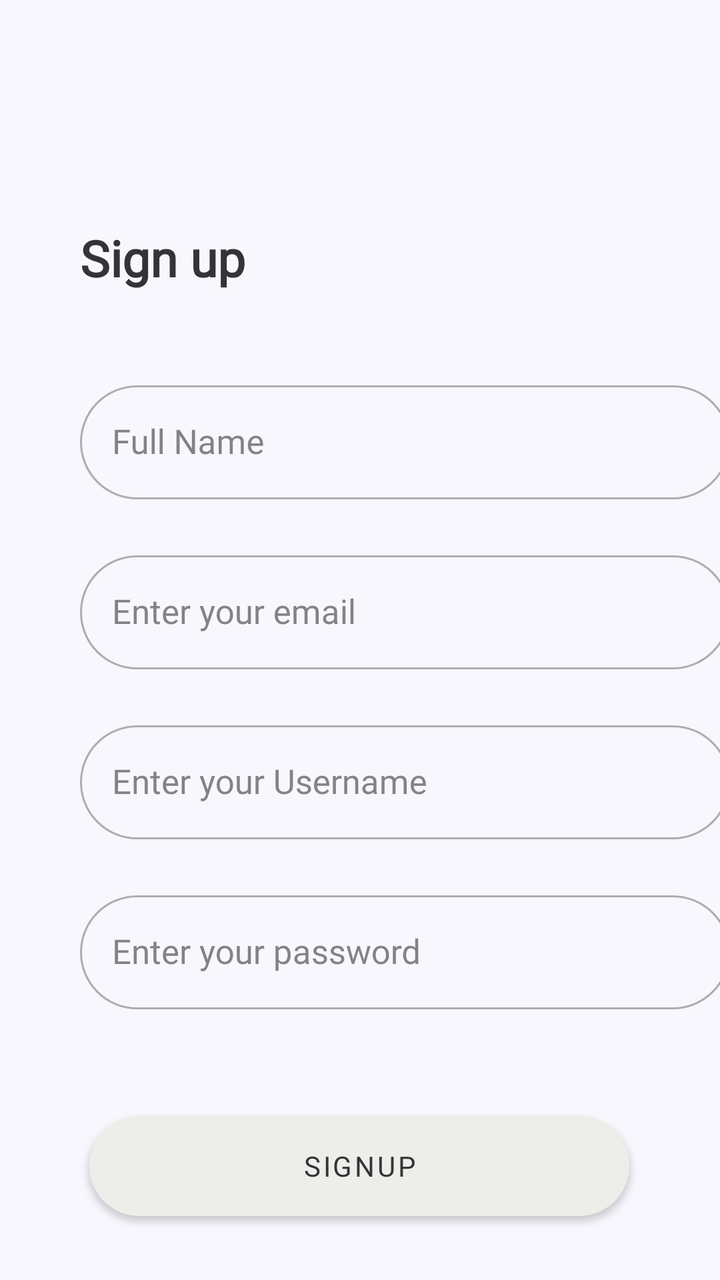
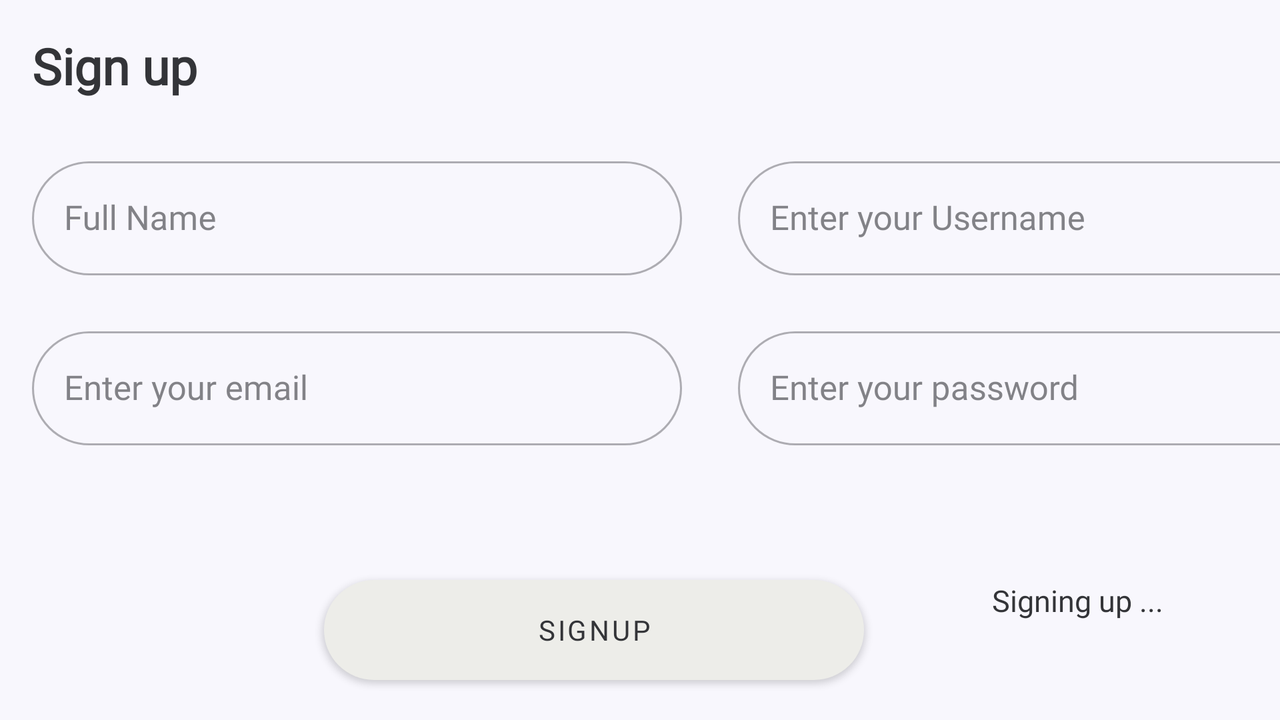

Compare how this app lays out the same screen by default and in its alternative resource folder. The renders come first, then the two layout files and the values they reference.
<!-- AndroidManifest.xml: application theme MainTheme -->
<!-- res/layout/activity_signup.xml -->
<?xml version="1.0" encoding="utf-8"?>
<androidx.constraintlayout.widget.ConstraintLayout
    xmlns:android="http://schemas.android.com/apk/res/android"
    xmlns:app="http://schemas.android.com/apk/res-auto"
    xmlns:tools="http://schemas.android.com/tools"
    android:layout_width="match_parent"
    android:layout_height="match_parent"
    tools:context="com.example.marketinganalyzer.Activities.SignupActivity">


    <TextView
        android:id="@+id/text_signup"
        android:layout_width="@dimen/activity_title_width"
        android:layout_height="@dimen/activity_title_height"
        android:layout_marginStart="@dimen/activity_title_left_margin"
        android:layout_marginTop="@dimen/activity_title_top_margin"
        android:text="@string/signup_text_title"
        android:textAppearance="?attr/textAppearanceHeadline2"
        app:layout_constraintStart_toStartOf="parent"
        app:layout_constraintTop_toTopOf="parent" />

    <com.google.android.material.textfield.TextInputLayout
        android:id="@+id/signup_text_name"
        style="@style/Widget.MainTheme.TextInputLayout"
        android:layout_width="@dimen/input_text_layout_width"
        android:layout_height="@dimen/input_text_layout_height"
        android:layout_marginTop="28dp"
        android:ems="10"
        android:hint="@string/signup_text_name_hint"
        android:inputType="textPersonName"
        android:visibility="visible"
        app:layout_constraintStart_toStartOf="@+id/text_signup"
        app:layout_constraintTop_toBottomOf="@+id/text_signup">

        <com.google.android.material.textfield.TextInputEditText
            style="@style/MainTheme.TextAppearanceTextFields"
            android:layout_width="match_parent"
            android:layout_height="@dimen/input_text_height"
            android:inputType="textPersonName" />
    </com.google.android.material.textfield.TextInputLayout>

    <com.google.android.material.textfield.TextInputLayout
        android:id="@+id/signup_text_email"
        style="@style/Widget.MainTheme.TextInputLayout"
        android:layout_width="@dimen/input_text_layout_width"
        android:layout_height="@dimen/input_text_layout_height"
        android:layout_marginTop="@dimen/input_text_layout_margin_top"
        android:ems="10"
        android:hint="@string/signup_text_email_hint"
        android:inputType="textPersonName"
        android:visibility="visible"
        app:layout_constraintStart_toStartOf="@+id/signup_text_name"
        app:layout_constraintTop_toBottomOf="@+id/signup_text_name">

        <com.google.android.material.textfield.TextInputEditText
            style="@style/MainTheme.TextAppearanceTextFields"
            android:layout_width="match_parent"
            android:layout_height="@dimen/input_text_height"
            android:inputType="textPersonName" />
    </com.google.android.material.textfield.TextInputLayout>

    <com.google.android.material.textfield.TextInputLayout
        android:id="@+id/signup_text_username"
        style="@style/Widget.MainTheme.TextInputLayout"
        android:layout_width="@dimen/input_text_layout_width"
        android:layout_height="@dimen/input_text_layout_height"
        android:layout_marginTop="@dimen/input_text_layout_margin_top"
        android:ems="10"
        android:hint="@string/signup_text_username_hint"
        android:inputType="textPersonName"
        android:visibility="visible"
        app:layout_constraintStart_toStartOf="@+id/signup_text_email"
        app:layout_constraintTop_toBottomOf="@+id/signup_text_email">

        <com.google.android.material.textfield.TextInputEditText
            style="@style/MainTheme.TextAppearanceTextFields"
            android:layout_width="match_parent"
            android:layout_height="@dimen/input_text_height"
            android:inputType="textPersonName" />
    </com.google.android.material.textfield.TextInputLayout>

    <com.google.android.material.textfield.TextInputLayout
        android:id="@+id/signup_text_password"
        style="@style/Widget.MainTheme.TextInputLayout"
        android:layout_width="@dimen/input_text_layout_width"
        android:layout_height="@dimen/input_text_layout_height"
        android:layout_marginTop="@dimen/input_text_layout_margin_top"
        android:ems="10"
        android:hint="@string/signup_text_password_hint"
        android:inputType="textPersonName"
        android:visibility="visible"
        app:layout_constraintStart_toStartOf="@+id/signup_text_username"
        app:layout_constraintTop_toBottomOf="@+id/signup_text_username">

        <com.google.android.material.textfield.TextInputEditText
            style="@style/MainTheme.TextAppearanceTextFields"
            android:layout_width="match_parent"
            android:layout_height="@dimen/input_text_height"
            android:inputType="textPassword" />
    </com.google.android.material.textfield.TextInputLayout>

    <Button
        android:id="@+id/signup_button_signup"
        style="@style/Widget.MainTheme.Button.TypeA"
        android:layout_width="@dimen/button_submit_width"
        android:layout_height="@dimen/button_submit_height"
        android:layout_marginBottom="@dimen/button_submit_margin_buttom"
        android:text="@string/signup_button_signup"
        app:layout_constraintBottom_toBottomOf="parent"
        app:layout_constraintEnd_toEndOf="parent"
        app:layout_constraintHorizontal_bias="0.496"
        app:layout_constraintStart_toStartOf="parent" />

    <TextView
        android:id="@+id/signup_text_signing_up"
        android:layout_width="204dp"
        android:layout_height="45dp"
        android:layout_marginTop="72dp"
        android:layout_marginEnd="60dp"
        android:text="@string/signup_text_signing_up"
        android:textAppearance="?attr/textAppearanceBody1"
        app:layout_constraintEnd_toEndOf="@+id/signup_text_password"
        app:layout_constraintTop_toBottomOf="@+id/signup_text_password" />

</androidx.constraintlayout.widget.ConstraintLayout>
<!-- resources referenced by this layout -->
<resources>
  <dimen name="activity_title_height">46dp</dimen>
  <dimen name="activity_title_left_margin">40dp</dimen>
  <dimen name="activity_title_top_margin">112dp</dimen>
  <dimen name="activity_title_width">169dp</dimen>
  <dimen name="button_submit_height">50dp</dimen>
  <dimen name="button_submit_margin_buttom">32dp</dimen>
  <dimen name="button_submit_width">270dp</dimen>
  <dimen name="input_text_height">57dp</dimen>
  <dimen name="input_text_layout_height">70dp</dimen>
  <dimen name="input_text_layout_margin_top">15dp</dimen>
  <dimen name="input_text_layout_width">325dp</dimen>
  <string name="signup_button_signup">Signup</string>
  <string name="signup_text_email_hint">Enter your email</string>
  <string name="signup_text_name_hint">Full Name</string>
  <string name="signup_text_password_hint">Enter your password</string>
  <string name="signup_text_signing_up">Signing up ...</string>
  <string name="signup_text_title">Sign up</string>
  <string name="signup_text_username_hint">Enter your Username</string>
  <style name="Widget.MainTheme.Button.TypeA" parent="Widget.MainTheme.Button">
          <item name="materialThemeOverlay">@style/ThemeOverlay.MainTheme.Button.TypeA</item>
          <item name="android:textColor">@color/colorOnPrimary</item>
          <item name="android:background">@drawable/button_first_type</item>
      </style>
  <color name="colorOnPrimary">#333438</color>
  <style name="Widget.MainTheme.Button" parent="Widget.MaterialComponents.Button">
          <item name="android:textAppearance">@style/TextAppearance.MainTheme.Button</item>
          <item name="shapeAppearance">@style/ShapeAppearance.MainTheme.SmallComponent</item>
      </style>
  <style name="ThemeOverlay.MainTheme.Button.TypeA" parent="">
          <item name="colorPrimary">@color/colorBackgroundVariant</item>
          <item name="colorOnPrimary">@color/colorOnPrimary</item>
      </style>
  <!-- drawable button_first_type (drawable) -->
  <?xml version="1.0" encoding="utf-8"?>
  <shape xmlns:android="http://schemas.android.com/apk/res/android"
      android:shape="rectangle">
  
      <corners  android:radius="50dp"/>
      <solid android:color="@color/colorBackgroundVariant"></solid>
  
  </shape>
  <style name="ShapeAppearance.MainTheme.SmallComponent" parent="ShapeAppearance.MaterialComponents.SmallComponent">
          <item name="cornerFamily"> rounded</item>
          <item name="cornerSize">50pt</item>
      </style>
  <color name="colorPrimary">#eeeefa</color>
  <color name="colorPrimaryVariant">#ffffff</color>
  <color name="colorSecondary">#058cf9</color>
  <color name="colorSecondaryVariant">#4fa2fa</color>
  <color name="colorOnSecondary">#e9e9f5</color>
  <color name="colorBackground">#f8f7fd</color>
  <color name="colorOnBackground">#333436</color>
  <color name="colorSurface">#49a2fe</color>
  <color name="colorOnSurface">#e9e9f3</color>
  <color name="colorError">#ff3259</color>
  <color name="colorOnError">#333438</color>
  <style name="TextAppearance.MainTheme.Button" parent="TextAppearance.MaterialComponents.Button">
          <item name="fontFamily">@font/rubik_medium</item>
          <item name="android:fontFamily">@font/rubik_medium</item>
      </style>
  <style name="Widget.MainTheme.RadioButton" parent="Widget.MaterialComponents.CompoundButton.RadioButton">
          <item name="materialThemeOverlay">@style/ThemeOverlay.MainTheme.RadioButton</item>
          <item name="android:textColor">@color/colorOnPrimary</item>
          <item name="android:buttonTint">@color/colorSecondary</item>
      </style>
  <color name="colorBackgroundVariant">#EDEDE9</color>
  <style name="ThemeOverlay.MainTheme.Button.TextButton" parent="">
          <item name="colorPrimary">@color/colorPrimary</item>
          <item name="colorOnPrimary">@color/colorOnPrimary</item>
      </style>
  <style name="ThemeOverlay.MainTheme.RadioButton" parent="">
          <item name="colorOnSurface">@color/colorOnPrimary</item>
          <item name="colorSecondary">@color/colorOnPrimary</item>
      </style>
</resources>
<!-- res/layout-land/activity_signup.xml (the repository's variant of the layout above) -->
<!-- drawn on the phone turned sideways -->
<?xml version="1.0" encoding="utf-8"?>
<androidx.constraintlayout.widget.ConstraintLayout
    xmlns:android="http://schemas.android.com/apk/res/android"
    xmlns:app="http://schemas.android.com/apk/res-auto"
    xmlns:tools="http://schemas.android.com/tools"
    android:layout_width="match_parent"
    android:layout_height="match_parent"
    tools:context="com.example.marketinganalyzer.Activities.SignupActivity">


    <TextView
        android:id="@+id/text_signup"
        android:layout_width="@dimen/activity_title_width"
        android:layout_height="@dimen/activity_title_height"
        android:layout_marginStart="16dp"
        android:layout_marginTop="16dp"
        android:text="@string/signup_text_title"
        android:textAppearance="?attr/textAppearanceHeadline2"
        app:layout_constraintStart_toStartOf="parent"
        app:layout_constraintTop_toTopOf="parent" />

    <com.google.android.material.textfield.TextInputLayout
        android:id="@+id/signup_text_name"
        style="@style/Widget.MainTheme.TextInputLayout"
        android:layout_width="@dimen/input_text_layout_width"
        android:layout_height="@dimen/input_text_layout_height"
        android:layout_marginTop="12dp"
        android:ems="10"
        android:hint="@string/signup_text_name_hint"
        android:inputType="textPersonName"
        android:visibility="visible"
        app:layout_constraintStart_toStartOf="@+id/text_signup"
        app:layout_constraintTop_toBottomOf="@+id/text_signup">

        <com.google.android.material.textfield.TextInputEditText
            style="@style/MainTheme.TextAppearanceTextFields"
            android:layout_width="match_parent"
            android:layout_height="@dimen/input_text_height"
            android:inputType="textPersonName" />
    </com.google.android.material.textfield.TextInputLayout>

    <com.google.android.material.textfield.TextInputLayout
        android:id="@+id/signup_text_email"
        style="@style/Widget.MainTheme.TextInputLayout"
        android:layout_width="@dimen/input_text_layout_width"
        android:layout_height="@dimen/input_text_layout_height"
        android:layout_marginTop="@dimen/input_text_layout_margin_top"
        android:ems="10"
        android:hint="@string/signup_text_email_hint"
        android:inputType="textPersonName"
        android:visibility="visible"
        app:layout_constraintStart_toStartOf="@+id/signup_text_name"
        app:layout_constraintTop_toBottomOf="@+id/signup_text_name">

        <com.google.android.material.textfield.TextInputEditText
            style="@style/MainTheme.TextAppearanceTextFields"
            android:layout_width="match_parent"
            android:layout_height="@dimen/input_text_height"
            android:inputType="textPersonName" />
    </com.google.android.material.textfield.TextInputLayout>

    <com.google.android.material.textfield.TextInputLayout
        android:id="@+id/signup_text_username"
        style="@style/Widget.MainTheme.TextInputLayout"
        android:layout_width="@dimen/input_text_layout_width"
        android:layout_height="@dimen/input_text_layout_height"
        android:layout_marginStart="28dp"
        android:ems="10"
        android:hint="@string/signup_text_username_hint"
        android:inputType="textPersonName"
        android:visibility="visible"
        app:layout_constraintStart_toEndOf="@+id/signup_text_name"
        app:layout_constraintTop_toTopOf="@+id/signup_text_name">

        <com.google.android.material.textfield.TextInputEditText
            style="@style/MainTheme.TextAppearanceTextFields"
            android:layout_width="match_parent"
            android:layout_height="@dimen/input_text_height"
            android:inputType="textPersonName" />
    </com.google.android.material.textfield.TextInputLayout>

    <com.google.android.material.textfield.TextInputLayout
        android:id="@+id/signup_text_password"
        style="@style/Widget.MainTheme.TextInputLayout"
        android:layout_width="@dimen/input_text_layout_width"
        android:layout_height="@dimen/input_text_layout_height"
        android:layout_marginTop="@dimen/input_text_layout_margin_top"
        android:ems="10"
        android:hint="@string/signup_text_password_hint"
        android:inputType="textPersonName"
        android:visibility="visible"
        app:layout_constraintStart_toStartOf="@+id/signup_text_username"
        app:layout_constraintTop_toBottomOf="@+id/signup_text_username">

        <com.google.android.material.textfield.TextInputEditText
            style="@style/MainTheme.TextAppearanceTextFields"
            android:layout_width="match_parent"
            android:layout_height="@dimen/input_text_height"
            android:inputType="textPassword" />
    </com.google.android.material.textfield.TextInputLayout>

    <Button
        android:id="@+id/signup_button_signup"
        style="@style/Widget.MainTheme.Button.TypeA"
        android:layout_width="@dimen/button_submit_width"
        android:layout_height="@dimen/button_submit_height"
        android:layout_marginBottom="20dp"
        android:text="@string/signup_button_signup"
        app:layout_constraintBottom_toBottomOf="parent"
        app:layout_constraintEnd_toEndOf="parent"
        app:layout_constraintHorizontal_bias="0.438"
        app:layout_constraintStart_toStartOf="parent" />

    <TextView
        android:id="@+id/signup_text_signing_up"
        android:layout_width="204dp"
        android:layout_height="45dp"
        android:layout_marginStart="64dp"
        android:text="@string/signup_text_signing_up"
        android:textAppearance="?attr/textAppearanceBody1"
        app:layout_constraintStart_toEndOf="@+id/signup_button_signup"
        app:layout_constraintTop_toTopOf="@+id/signup_button_signup" />

</androidx.constraintlayout.widget.ConstraintLayout>
<!-- resources referenced by the variant -->
<!-- as the phone turned sideways resolves them -->
<resources>
  <dimen name="activity_title_height">46dp</dimen>
  <dimen name="activity_title_width">169dp</dimen>
  <dimen name="button_submit_height">50dp</dimen>
  <dimen name="button_submit_width">270dp</dimen>
  <dimen name="input_text_height">57dp</dimen>
  <dimen name="input_text_layout_height">70dp</dimen>
  <dimen name="input_text_layout_margin_top">15dp</dimen>
  <dimen name="input_text_layout_width">325dp</dimen>
  <string name="signup_button_signup">Signup</string>
  <string name="signup_text_email_hint">Enter your email</string>
  <string name="signup_text_name_hint">Full Name</string>
  <string name="signup_text_password_hint">Enter your password</string>
  <string name="signup_text_signing_up">Signing up ...</string>
  <string name="signup_text_title">Sign up</string>
  <string name="signup_text_username_hint">Enter your Username</string>
  <style name="Widget.MainTheme.Button.TypeA" parent="Widget.MainTheme.Button">
          <item name="materialThemeOverlay">@style/ThemeOverlay.MainTheme.Button.TypeA</item>
          <item name="android:textColor">@color/colorOnPrimary</item>
          <item name="android:background">@drawable/button_first_type</item>
      </style>
  <color name="colorOnPrimary">#333438</color>
  <style name="Widget.MainTheme.Button" parent="Widget.MaterialComponents.Button">
          <item name="android:textAppearance">@style/TextAppearance.MainTheme.Button</item>
          <item name="shapeAppearance">@style/ShapeAppearance.MainTheme.SmallComponent</item>
      </style>
  <style name="ThemeOverlay.MainTheme.Button.TypeA" parent="">
          <item name="colorPrimary">@color/colorBackgroundVariant</item>
          <item name="colorOnPrimary">@color/colorOnPrimary</item>
      </style>
  <!-- drawable button_first_type (drawable) -->
  <?xml version="1.0" encoding="utf-8"?>
  <shape xmlns:android="http://schemas.android.com/apk/res/android"
      android:shape="rectangle">
  
      <corners  android:radius="50dp"/>
      <solid android:color="@color/colorBackgroundVariant"></solid>
  
  </shape>
  <style name="ShapeAppearance.MainTheme.SmallComponent" parent="ShapeAppearance.MaterialComponents.SmallComponent">
          <item name="cornerFamily"> rounded</item>
          <item name="cornerSize">50pt</item>
      </style>
  <color name="colorPrimary">#eeeefa</color>
  <color name="colorPrimaryVariant">#ffffff</color>
  <color name="colorSecondary">#058cf9</color>
  <color name="colorSecondaryVariant">#4fa2fa</color>
  <color name="colorOnSecondary">#e9e9f5</color>
  <color name="colorBackground">#f8f7fd</color>
  <color name="colorOnBackground">#333436</color>
  <color name="colorSurface">#49a2fe</color>
  <color name="colorOnSurface">#e9e9f3</color>
  <color name="colorError">#ff3259</color>
  <color name="colorOnError">#333438</color>
  <style name="TextAppearance.MainTheme.Button" parent="TextAppearance.MaterialComponents.Button">
          <item name="fontFamily">@font/rubik_medium</item>
          <item name="android:fontFamily">@font/rubik_medium</item>
      </style>
  <style name="Widget.MainTheme.RadioButton" parent="Widget.MaterialComponents.CompoundButton.RadioButton">
          <item name="materialThemeOverlay">@style/ThemeOverlay.MainTheme.RadioButton</item>
          <item name="android:textColor">@color/colorOnPrimary</item>
          <item name="android:buttonTint">@color/colorSecondary</item>
      </style>
  <color name="colorBackgroundVariant">#EDEDE9</color>
  <style name="ThemeOverlay.MainTheme.Button.TextButton" parent="">
          <item name="colorPrimary">@color/colorPrimary</item>
          <item name="colorOnPrimary">@color/colorOnPrimary</item>
      </style>
  <style name="ThemeOverlay.MainTheme.RadioButton" parent="">
          <item name="colorOnSurface">@color/colorOnPrimary</item>
          <item name="colorSecondary">@color/colorOnPrimary</item>
      </style>
</resources>
